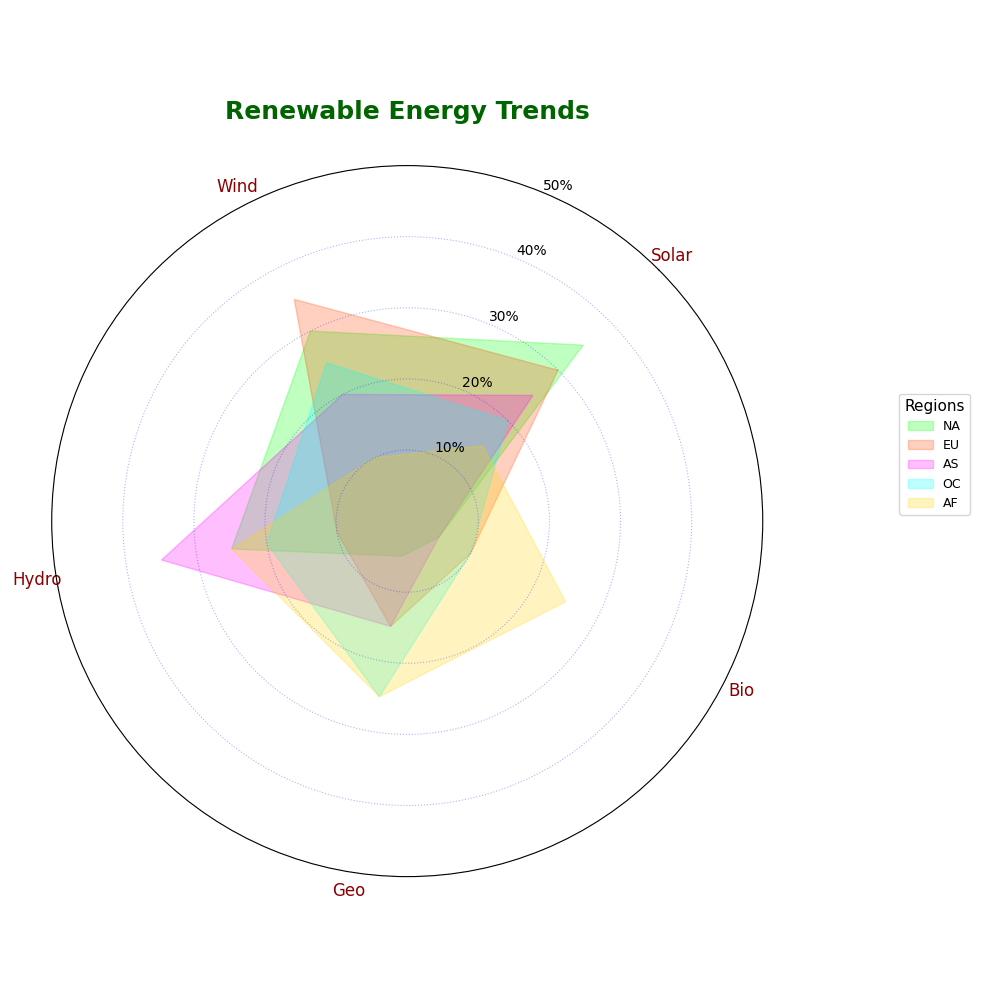

This chart was generated by the following Python code:
import numpy as np
import matplotlib.pyplot as plt

sectors = ['Solar', 'Wind', 'Hydro', 'Geo', 'Bio']
regions = ['NA', 'EU', 'AS', 'OC', 'AF']

data = {
    'NA': [35, 30, 25, 5, 5],
    'EU': [30, 35, 10, 15, 10],
    'AS': [25, 20, 35, 15, 5],
    'OC': [20, 25, 20, 25, 10],
    'AF': [15, 10, 25, 25, 25]
}

def create_radar_chart(sectors, data, title, region_colors):
    num_vars = len(sectors)
    angles = np.linspace(0, 2 * np.pi, num_vars, endpoint=False).tolist()
    angles += angles[:1]

    fig, ax = plt.subplots(figsize=(10, 10), subplot_kw=dict(polar=True))
    ax.set_theta_offset(np.pi / 4)
    ax.set_theta_direction(1)
    ax.set_xticks(angles[:-1])
    ax.set_xticklabels(sectors, fontsize=12, color='darkred')

    for idx, (region, values) in enumerate(data.items()):
        values += values[:1]
        ax.fill(angles, values, color=region_colors[idx], alpha=0.25, label=region)

    plt.title(title, size=18, weight='bold', color='darkgreen', va='bottom', pad=30)
    plt.legend(loc='lower right', bbox_to_anchor=(1.3, 0.5), fontsize=9, title="Regions", title_fontsize=11)
    ax.yaxis.grid(True, color='blue', linestyle=':', alpha=0.3)
    ax.xaxis.grid(False)
    ax.set_yticks([10, 20, 30, 40, 50])
    ax.set_yticklabels(['10%', '20%', '30%', '40%', '50%'], color='black', size=10)
    plt.tight_layout()
    plt.show()

region_colors = ['#00FF00', '#FF4500', '#FF00FF', '#00FFFF', '#FFD700']
title = "Renewable Energy Trends"
create_radar_chart(sectors, data, title, region_colors)
